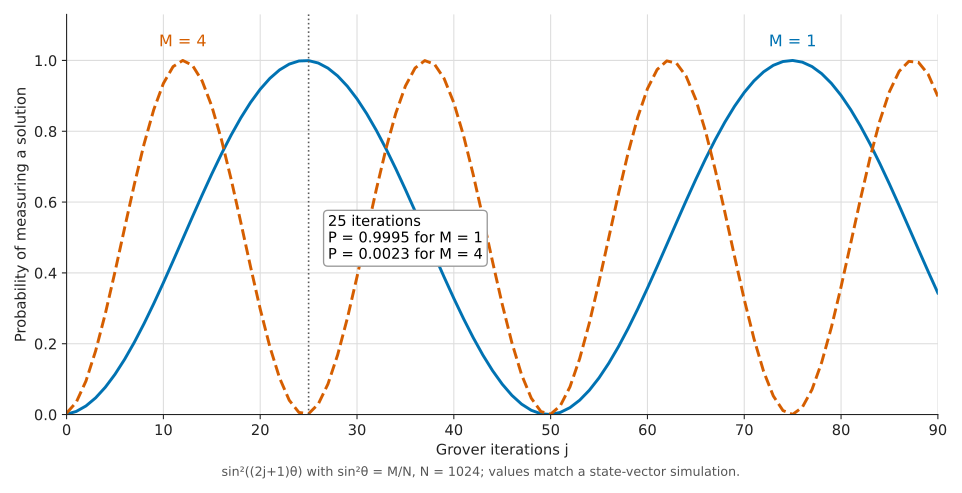

Generate this figure with Python:
#!/usr/bin/env python3
"""Success probability of Grover search against the iteration count, N = 1024."""
import math
import os
import sys

import numpy as np

sys.path.insert(0, os.path.expanduser("~/.claude/skills/create-plot"))
import plotstyle as ps

N = 1024
ps.apply()
fig, ax = ps.figure()

j = np.arange(0, 91)
for i, M in enumerate((1, 4)):
    theta = math.asin(math.sqrt(M / N))
    p = np.sin((2 * j + 1) * theta) ** 2
    c, ls, marker = ps.style(i)
    ax.plot(j, p, color=c, linestyle=ls)
    print(f"M={M}: P(25)={np.sin(51 * theta) ** 2:.4f}")

opt = int(math.pi / 4 / math.asin(1 / math.sqrt(N)))
ax.axvline(opt, color="0.35", linestyle=":", linewidth=1.2)
ax.annotate(f"{opt} iterations\nP = 0.9995 for M = 1\nP = 0.0023 for M = 4",
            xy=(opt, 0.0023), xytext=(opt + 2, 0.44), fontsize=11,
            bbox=dict(boxstyle="round,pad=0.3", facecolor="white", edgecolor="0.6"))

c0, _, _ = ps.style(0)
c1, _, _ = ps.style(1)
ax.text(75, 1.04, "M = 1", color=c0, fontsize=12, ha="center")
ax.text(12, 1.04, "M = 4", color=c1, fontsize=12, ha="center")

ax.set_xlabel("Grover iterations j")
ax.set_ylabel("Probability of measuring a solution")
ax.set_xlim(0, 90)
ax.set_ylim(0, 1.13)
ps.caption(fig, "sin²((2j+1)θ) with sin²θ = M/N, N = 1024; values match a state-vector simulation.")
ps.save(fig, __file__)
